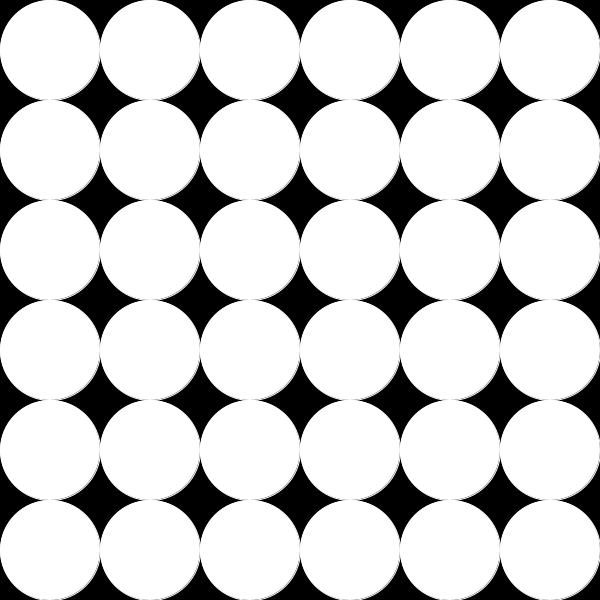
Frame 1 (no input)
Frame 60 (the mouse pressed at the canvas centre just before this capture): identical to frame 1, image omitted
Frame 120 (the mouse held since frame 60 and released just before this capture): identical to frame 1, image omitted

The Processing sketch that drew this single still picture (run headless with seeded random() and noise(); from frame 60 on, the mouse is pressed at the canvas centre):

// Processing sketch: processing_8211
// ── processing_8211.pde

/** 
 * "Disappearing Circles" by Evan Reeves 
 * 
 * Mostly an exercise in creating and manipulating arrays of variable sizes
 * using the ArrayList construct.
 *
 * A simple application that renders circle of a given radius
 * within the screen and randomly hides one circle everytime the mouse is clicked.
 *
 * Remember, Rome wasn't built in a day.
 *
 * Email: web@evanreeves.com
 * Website: www.evanreeves.com or github.com/JadedEvan
 */ 

float radius = 50;
ArrayList circles;

void setup()
{
  smooth();
  background(0);  
  size(600, 600);

  circles = new ArrayList();
  float diameter = 2*radius;
  int num_x = int(width/diameter);
  int num_y = int(height/diameter);
  int numAllowed = num_x*num_y;
  for(int x = 0; x < num_x; x++)
  {
    for(int y = 0; y < num_y; y++)
    {
      circles.add(new Circle( (x*diameter)+radius, (y*diameter)+radius, radius));
      Circle theCircle = (Circle) circles.get(circles.size()-1);
      theCircle.draw();
    } 
  }

}

void draw()
{
}

void mousePressed()
{
  background(0);
  // Do not render if beyond the limits of the ArrayList
  if(circles.isEmpty()) return;
  // Randomly pick a number among the circles that are left and hide it
  // Remove that entry from the visible ArrayList so we don't select it again
  //
  // You could optionally call circle.hide(); instead of 
  // deleting it from the list if you to extend functionality

  int randomSpot = int(random(0, circles.size()-1));
  circles.remove(randomSpot);
  
  for(int i = 0; i < circles.size(); i++) {
    // You'll need to use this VERY verbose selector with ArrayList
    Circle theCircle = (Circle) circles.get(i);
    theCircle.draw();
  }
}

class Circle
{
  float x;
  float y;
  float radius;
  boolean show = true;
  
  // Class constructor : creates a circle with a given center
  // and radius
  Circle(float x_, float y_, float radius_)
  {
    x = x_;
    y = y_;
    radius = radius_;  
    show = true;
  }
  
  void draw()
  {
    if(show == true) {
      stroke(255);
      ellipse(x,y, 2*radius, 2*radius);
    }
  }
  
  void hide()
  {
    // Maybe you'll want to do some fun stuff here
    show = false;
  }
}
